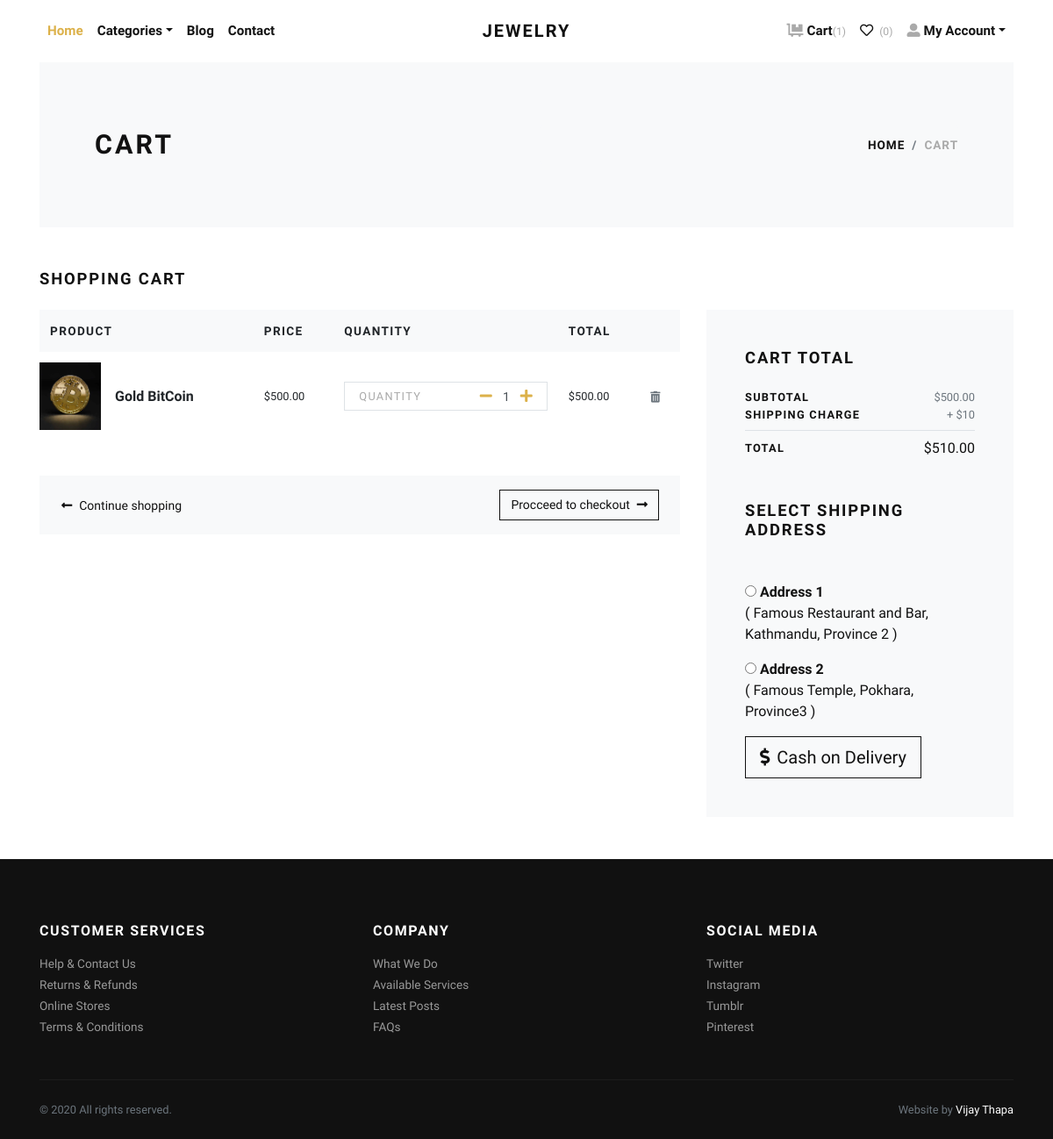
The page /cart/ (signed in) on the database its author committed.
### store/models.py (models this page shows, shortened)
class Cart(models.Model):
    user = models.ForeignKey(User, verbose_name="User", on_delete=models.CASCADE)
    product = models.ForeignKey(Product, verbose_name="Product", on_delete=models.CASCADE)
    quantity = models.PositiveIntegerField(default=1, verbose_name="Quantity")
    created_at = models.DateTimeField(auto_now_add=True, verbose_name="Created Date")
    updated_at = models.DateTimeField(auto_now=True, verbose_name="Updated Date")
    @property
    def total_price(self):
        return self.quantity * self.product.price

class Product(models.Model):
    title = models.CharField(max_length=150, verbose_name="Product Title")
    slug = models.SlugField(max_length=160, verbose_name="Product Slug")
    sku = models.CharField(max_length=255, unique=True, verbose_name="Unique Product ID (SKU)")
    short_description = models.TextField(verbose_name="Short Description")
    detail_description = models.TextField(blank=True, null=True, verbose_name="Detail Description")
    product_image = models.ImageField(upload_to='product', blank=True, null=True, verbose_name="Product Image")
    price = models.DecimalField(max_digits=8, decimal_places=2)
    category = models.ForeignKey(Category, verbose_name="Product Categoy", on_delete=models.CASCADE)
    is_active = models.BooleanField(verbose_name="Is Active?")
    is_featured = models.BooleanField(verbose_name="Is Featured?")
    created_at = models.DateTimeField(auto_now_add=True, verbose_name="Created Date")
    updated_at = models.DateTimeField(auto_now=True, verbose_name="Updated Date")
    class Meta:
        verbose_name_plural = 'Products'
        ordering = ('-created_at', )

class Address(models.Model):
    user = models.ForeignKey(User, verbose_name="User", on_delete=models.CASCADE)
    locality = models.CharField(max_length=150, verbose_name="Nearest Location")
    city = models.CharField(max_length=150, verbose_name="City")
    state = models.CharField(max_length=150, verbose_name="State")

### store/views.py (the view)
# urls.py: path('cart/', views.cart, name="cart"),
@login_required
def cart(request):
    user = request.user
    cart_products = Cart.objects.filter(user=user)
    amount = decimal.Decimal(0)
    shipping_amount = decimal.Decimal(10)
    cp = [p for p in Cart.objects.all() if p.user==user]
    if cp:
        for p in cp:
            temp_amount = (p.quantity * p.product.price)
            amount += temp_amount
    addresses = Address.objects.filter(user=user)
    context = {
        'cart_products': cart_products,
        'amount': amount,
        'shipping_amount': shipping_amount,
        'total_amount': amount + shipping_amount,
        'addresses': addresses,
    }
    return render(request, 'store/cart.html', context)

### store/context_preprocessors.py (called while the page is built)
def store_menu(request):
    categories = Category.objects.filter(is_active=True)
    context = {
        'categories_menu': categories,
    }
    return context

def cart_menu(request):
    if request.user.is_authenticated:
        cart_items= Cart.objects.filter(user=request.user)
        context = {
            'cart_items': cart_items,
        }
    else:
        context = {}
    return context

### templates/store/cart.html (shortened to what this page needs)
{% extends 'base.html' %}
{% load static %}
{% load humanize %}
    {% block content %}
      <div class="container">
        <section class="py-5 bg-light">
          <div class="container">
            <div class="row px-4 px-lg-5 py-lg-4 align-items-center">
              <div class="col-lg-6">
                <h1 class="h2 text-uppercase mb-0">Cart</h1>
              </div>
              <div class="col-lg-6 text-lg-right">
                <nav aria-label="breadcrumb">
                  <ol class="breadcrumb justify-content-lg-end mb-0 px-0">
                    <li class="breadcrumb-item"><a href="index.html">Home</a></li>
                    <li class="breadcrumb-item active" aria-current="page">Cart</li>
                  </ol>
                </nav>
              </div>
            </div>
          </div>
        </section>
        {% if cart_products %}
        <section class="py-5">
          <h2 class="h5 text-uppercase mb-4">Shopping cart</h2>
          <div class="row">
            <div class="col-lg-8 mb-4 mb-lg-0">
              <div class="table-responsive mb-4">
                <table class="table">
                  <thead class="bg-light">
                    <tr>
                      <th class="border-0" scope="col"> <strong class="text-small text-uppercase">Product</strong></th>
                      <th class="border-0" scope="col"> <strong class="text-small text-uppercase">Price</strong></th>
                      <th class="border-0" scope="col"> <strong class="text-small text-uppercase">Quantity</strong></th>
                      <th class="border-0" scope="col"> <strong class="text-small text-uppercase">Total</strong></th>
                      <th class="border-0" scope="col"> </th>
                    </tr>
                  </thead>
                  <tbody>
                    {% for cart_product in cart_products %}
                    <tr>
                      <th class="pl-0 border-0" scope="row">
                        <div class="media align-items-center">
                          {% if cart_product.product.product_image %}
                            <a class="reset-anchor d-block animsition-link" href="{% url 'store:product-detail' cart_product.product.slug %}"><img src="{{cart_product.product.product_image.url}}" alt="{{cart_product.product.title}}" width="70"/></a>
                          {% else %}
                            <a class="reset-anchor d-block animsition-link" href="{% url 'store:product-detail' cart_product.product.slug %}"><img src="{% static 'img/product-detail-3.jpg' %}" alt="{{cart_product.product.title}}" width="70"/></a>
                          {% endif %}
                          <div class="media-body ml-3"><strong class="h6"><a class="reset-anchor animsition-link" href="{% url 'store:product-detail' cart_product.product.slug %}">{{cart_product.product.title}}</a></strong></div>
                        </div>
                      </th>
                      <td class="align-middle border-0">
                        <p class="mb-0 small">${{cart_product.product.price}}</p>
                      </td>
                      <td class="align-middle border-0">
                        <div class="border d-flex align-items-center justify-content-between px-3"><span class="small text-uppercase text-gray headings-font-family">Quantity</span>
                          <div class="quantity">
                            <a href="{% url 'store:minus-cart' cart_product.id %}" class="dec-btn p-0 ml-2"><i class="fas fa-minus"></i></a>
                            <input class="form-control form-control-sm border-0 shadow-0 p-0" type="text" value="{{cart_product.quantity}}"/>
                            <a href="{% url 'store:plus-cart' cart_product.id %}" class="inc-btn p-0"><i class="fas fa-plus"></i></a>
                          </div>
                        </div>
                      </td>
                      <td class="align-middle border-0">
                        <p class="mb-0 small">${{cart_product.total_price|intcomma}}</p>
                      </td>
                      <td class="align-middle border-0"><a class="reset-anchor" href="{% url 'store:remove-cart' cart_product.id %}"><i class="fas fa-trash-alt small text-muted"></i></a></td>
                    </tr>
                    {% endfor %}
                  </tbody>
                </table>
              </div>
              <div class="bg-light px-4 py-3">
                <div class="row align-items-center text-center">
                  <div class="col-md-6 mb-3 mb-md-0 text-md-left"><a class="btn btn-link p-0 text-dark btn-sm" href="{% url 'store:home' %}"><i class="fas fa-long-arrow-alt-left mr-2"> </i>Continue shopping</a></div>
                  <div class="col-md-6 text-md-right"><a class="btn btn-outline-dark btn-sm" href="checkout.html">Procceed to checkout<i class="fas fa-long-arrow-alt-right ml-2"></i></a></div>
                </div>
              </div>
            </div>
            <div class="col-lg-4">
              <div class="card border-0 rounded-0 p-lg-4 bg-light">
                <div class="card-body">
                  <h5 class="text-uppercase mb-4">Cart total</h5>
                  <ul class="list-unstyled mb-0">
                    <li class="d-flex align-items-center justify-content-between"><strong class="text-uppercase small font-weight-bold">Subtotal</strong><span class="text-muted small">${{amount|intcomma}}</span></li>
                    <li class="d-flex align-items-center justify-content-between"><strong class="text-uppercase small font-weight-bold">Shipping Charge</strong><span class="text-muted small">+ ${{shipping_amount}}</span></li>
                    <li class="border-bottom my-2"></li>
                    <li class="d-flex align-items-center justify-content-between mb-4"><strong class="text-uppercase small font-weight-bold">Total</strong><span>${{total_amount|intcomma}}</span></li>
                  </ul>
                  <h5 class="text-uppercase my-5">Select Shipping Address</h5>
                  <form action="{% url 'store:checkout' %}" id="myform">
                    {% if addresses %}
                      {% for address in addresses %}
                        <div class="mb-3">
                        <input type="radio" name="address" value="{{address.id}}"> <strong>Address {{forloop.counter}}</strong> <br>
                        ( {{address.locality}}, {{address.city}}, {{address.state}} )
                        </div>
                      {% endfor %}
                    {% endif %}
                    <button type="submit" class="btn btn-dark btn-lg btn-outline-dark" type="submit"> <i class="fas fa-dollar-sign mr-2"></i>Cash on Delivery</button>
                  </form>
                </div>
              </div>
            </div>
          </div>
        </section>
        {% else %}
          <div class="text-center py-5">
            <h3 class="mb-3">Your cart is empty.</h3>
            <a href="{% url 'store:home' %}"><i class="fas fa-long-arrow-alt-left mr-2"> </i>Continue shopping</a>
          </div>
        {% endif %}
      </div>
      {% endblock content %}

### jewelryshop/static/css/style.default.css (style rules this page uses)
.text-small { font-size: 0.85rem !important; }
.text-gray { color: #aaa !important; }
strong { font-weight: 700; }
.quantity { display: -ms-flexbox; display: flex; -ms-flex-align: center; align-items: center; font-family: inherit; }
.quantity input { width: 2rem; text-align: center; }
.text-uppercase { text-transform: uppercase; letter-spacing: 0.1em; }
.border { border: 1px solid #dee2e6 !important; }
.shadow-0 { box-shadow: none !important; }
.reset-anchor { color: inherit; transition: all 0.3s; }
.headings-font-family { font-family: inherit !important; }
.btn { font-weight: 400; border: 1px solid transparent; font-family: inherit; padding: 0.375rem 1.5rem; font-size: 1rem; line-height: 1.5; border-radius: 0; transition: color 0.15s ease-in-out, background-color 0.15s ease-in-out, border-color 0.15s ease-in-out, box-shadow 0.15s ease-in-out; }
.btn-link { font-weight: 400; color: #dcb14a; }
.btn-dark { color: #fff; background-color: #111111; border-color: #111111; }
.btn-outline-dark { color: #111111; background-color: transparent; background-image: none; border-color: #111111; }
.btn-lg { padding: 0.5rem 1rem; font-size: 1.25rem; line-height: 1.5; border-radius: 0; }
.btn-sm { padding: 0.375rem 0.75rem; font-size: 0.875rem; line-height: 1.5; border-radius: 0; }
body { font-family: "Libre Franklin", sans-serif; font-size: 1rem; font-weight: 400; line-height: 1.5; color: #111111; background-color: #fff; }
a { color: #dcb14a; text-decoration: none; }
h1, h2, h3, h4, h5, h6, .h1, .h2, .h3, .h4, .h5, .h6 { margin-bottom: 0.5rem; font-family: inherit; font-weight: 900; line-height: 1.2; color: inherit; }
h1, .h1 { font-size: 2.2rem; }
h2, .h2 { font-size: 1.9rem; }
h5, .h5 { font-size: 1.15rem; }
h6, .h6 { font-size: 1rem; }
small, .small { font-size: 80%; font-weight: 400; }
.bg-light { background-color: #f8f9fa !important; }
.text-dark { color: #111111 !important; }
.form-control { padding: 0.375rem 0.75rem; font-size: 1rem; line-height: 1.5; color: #495057; background-color: #fff; border: 1px solid #ced4da; border-radius: 0; transition: border-color 0.15s ease-in-out, box-shadow 0.15s ease-in-out; }
.form-control::placeholder { color: #adb5bd; font-size: 0.85rem; font-weight: 400; }
.form-control-sm { padding: 0.25rem 0.5rem; font-size: 0.875rem; line-height: 1.5; border-radius: 0; }
.card { background-color: #fff; border: 1px solid rgba(17, 17, 17, 0.125); border-radius: 0; }
.card-body { padding: 1.25rem; }
.breadcrumb { background: #f8f9fa; }
.breadcrumb-item { font-size: 0.85rem; text-transform: uppercase; letter-spacing: 0.07em; font-weight: 900; color: #111111; }
.breadcrumb-item a { color: inherit; transition: all 0.3s; }
.breadcrumb-item.active { color: #aaa; }

### rows shown on the page
Cart: product.product_image (picture), product "Gold BitCoin", product.price "500.00", quantity "1", total_price "500.00"
Address: locality "Famous Restaurant and Bar", city "Kathmandu", state "Province 2"
Address: locality "Famous Temple", city "Pokhara", state "Province3"

### other values the page prints
{{ cart_items.count }} "1"
{{ amount|intcomma }} "500.00"
{{ shipping_amount }} "10"
{{ total_amount|intcomma }} "510.00"
